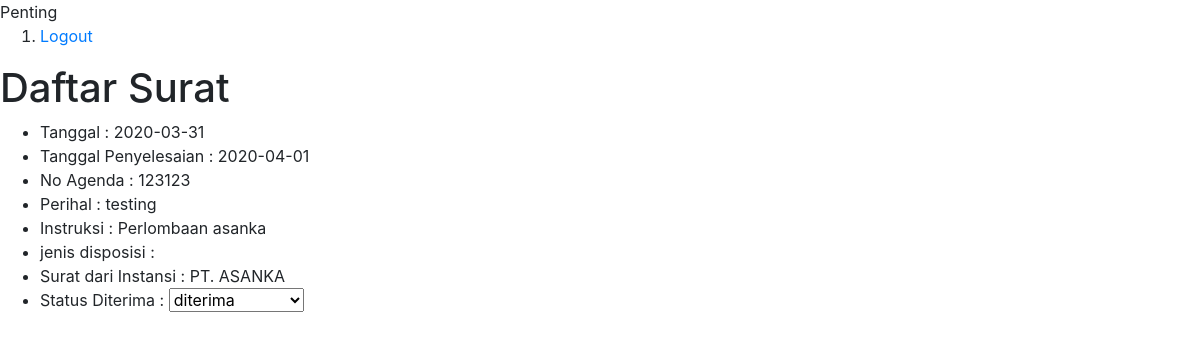
The page /public/home (signed in) on the database its author committed.
### tables this page shows
CREATE TABLE `tbl_disposisi` (
  `id_disposisi` int(11) NOT NULL,
  `tanggal` date NOT NULL,
  `tanggal_penyelesaian` date NOT NULL,
  `no_agenda` varchar(11) NOT NULL,
  `id_jenis_disposisi` int(11) NOT NULL,
  `instruksi` varchar(225) NOT NULL,
  `id_user` int(11) NOT NULL,
  `id_surat_masuk` int(11) NOT NULL
);

CREATE TABLE `tbl_surat_masuk` (
  `id_surat_masuk` int(255) NOT NULL,
  `lampiran_surat_masuk` varchar(255) NOT NULL,
  `alamat_pengirim` varchar(255) NOT NULL,
  `tanggal_surat_masuk` date NOT NULL,
  `nomor_surat_masuk` varchar(255) NOT NULL,
  `perihal_surat_masuk` varchar(255) NOT NULL,
  `nama_instansi_surat_masuk` varchar(255) NOT NULL
);

### app/core/mainController.php (called while the page is built, shortened)
<?php
    class mainController{
        public function view($view, $data = []){
            require_once "../app/view/" . $view . ".php";
        }
        public function model($model){
            return new $model;
        }
    }
?>

### app/controllers/Home.php (called while the page is built, shortened)
<?php
class Home extends mainController{
    public function index(){
        $data['title'] = 'Home';
        $data['user'] = $this->model('User_model')->getAllDisposisi();
        $id_jenis_disposisi = [];
        $suratAsal = [];
        $perihal_surat_masuk = [];
        $listUser = [];
        foreach ($data['user'] as $a) {
            $id_jenis_disposisi[] = $this->model('user_model')->getJenisDisposisi($a);
            $suratAsal[] = $this->model('user_model')->getDataSurat($a);
            $perihal_surat_masuk[] = $this->model('user_model')->getDataSurat($a);
            $listUser[] = $this->model('user_model')->getUser($a);
        }
        $data['perihal'] = $perihal_surat_masuk;
        $data['suratAsal'] = $suratAsal;
        $data['jenis_disposisi'] =$id_jenis_disposisi;
        $data['listUser'] =$listUser;
        $this->view('user/index', $data);
    }
}
?>

### app/core/App.php (called while the page is built, shortened)
<?php
    Class App{
        protected
            $controller = "Login",
            $method = "index",
            $params = [];
        public function __CONSTRUCT(){
            $this->controller = new $this->controller();
            call_user_func_array([$this->controller, $this->method], $this->params);
        }
    }
?>

### public/index.php (called while the page is built, shortened)
<?php
    $app = new App();
?>

### app/core/db_wrapper.php (called while the page is built, shortened)
<?php
    class Database{
        private $host = host,
                $user = user,
                $pass = pass,
                $dbName = db;
        private $stmt, $dbh;
        public function __CONSTRUCT(){
            $dsn = "mysql:host=" . $this->host . "; dbname=" . $this->dbName;
            $option = [
                PDO::ATTR_PERSISTENT => true,
                PDO::ATTR_ERRMODE => PDO::ERRMODE_EXCEPTION
            ];
            try{
                $this->dbh = new PDO($dsn, $this->user, $this->pass, $option);
            }
            catch(PDOException $e){
                die( $e->getMessage() );
            }
        }
        public function query($query){
            $this->stmt = $this->dbh->prepare($query);
        }
        public function bind($param, $value, $type = null){
            if ( is_null($type) ) {
                switch(true){
                    case is_null($type) :
                        $type = PDO::PARAM_NULL;
                    default :
                        $type = PDO::PARAM_STR;
                }
            }
            $this->stmt->bindValue($param,$value,$type);
        }
        public function execute(){
            $this->stmt->execute();
        }
        public function allResult(){
            $this->execute();
            return $this->stmt->fetchAll(PDO::FETCH_ASSOC);
        }
        public function singleResult(){
            $this->execute();
            return $this->stmt->fetch(PDO::FETCH_ASSOC);
        }
    }
?>

### app/models/User_model.php (called while the page is built, shortened)
<?php
class User_model{
    private $table = 'tbl_disposisi';
    private $db;
    public function __construct()
    {
        $this->db = new Database;
    }
    public function getAllDisposisi(){
        $binded = $this->getUser();
        $this->db->query("SELECT * FROM $this->table WHERE id_user = :id");
        $this->db->bind('id', $binded);
        return $this->db->allResult();
    }
    public function getUser(){
        $user = "SELECT id_user FROM tbl_user WHERE nama = :nama ";
        $this->db->query($user);
        $this->db->bind('nama', $_SESSION['username']);
        $a = $this->db->singleResult();
        return $a['id_user'];
    }
    public function getJenisDisposisi($data){
        $user = "SELECT * FROM tbl_jenis_disposisi WHERE id_jenis_disposisi =  :id ";
        $this->db->query($user);
        $this->db->bind('id', $data['id_jenis_disposisi']);
        $a = $this->db->singleResult();
        print_r($a['jenis_disposisi']) ;
    }
    public function getDataSurat($data){
        $user = "SELECT * FROM tbl_surat_masuk WHERE id_surat_masuk =  :id ";
        $this->db->query($user);
        $this->db->bind('id', $data['id_surat_masuk']);
        $a = $this->db->singleResult();
        return $a;
    }
}
?>

### app/view/user/index.php (the view, shortened to what this page needs)
<h1>Daftar Surat</h1>
<?php
    $a = 0;
?>
<?php foreach($data['user'] as $user) : ?>
<ul>
    <li>Tanggal : <?php echo $user['tanggal']?></li>
    <li>Tanggal Penyelesaian : <?php echo $user['tanggal_penyelesaian']?></li>
    <li>No Agenda : <?php echo $user['no_agenda']?></li>
    <li>Perihal : <?php echo $data['suratAsal'][$a]['perihal_surat_masuk'] ?></li>
    <li>Instruksi : <?php echo $user['instruksi']?></li>
    <li>jenis disposisi : <?=$data['jenis_disposisi'][$a]?></li>
    <li>Surat dari Instansi : <?php echo $data['suratAsal'][$a]['nama_instansi_surat_masuk'] ?></li>
    <li>
        Status Diterima :
        <select name="" id="">
            <option value="">diterima</option>
        </select>
    </li>
</ul>
<?php $a++?>
<?php endforeach ?>

### rows shown on the page
tbl_disposisi: tanggal "2020-03-31", tanggal_penyelesaian "2020-04-01", no_agenda "123123", id_surat_masuk.perihal_surat_masuk "testing", instruksi "Perlombaan asanka", id_surat_masuk.nama_instansi_surat_masuk "PT. ASANKA"
